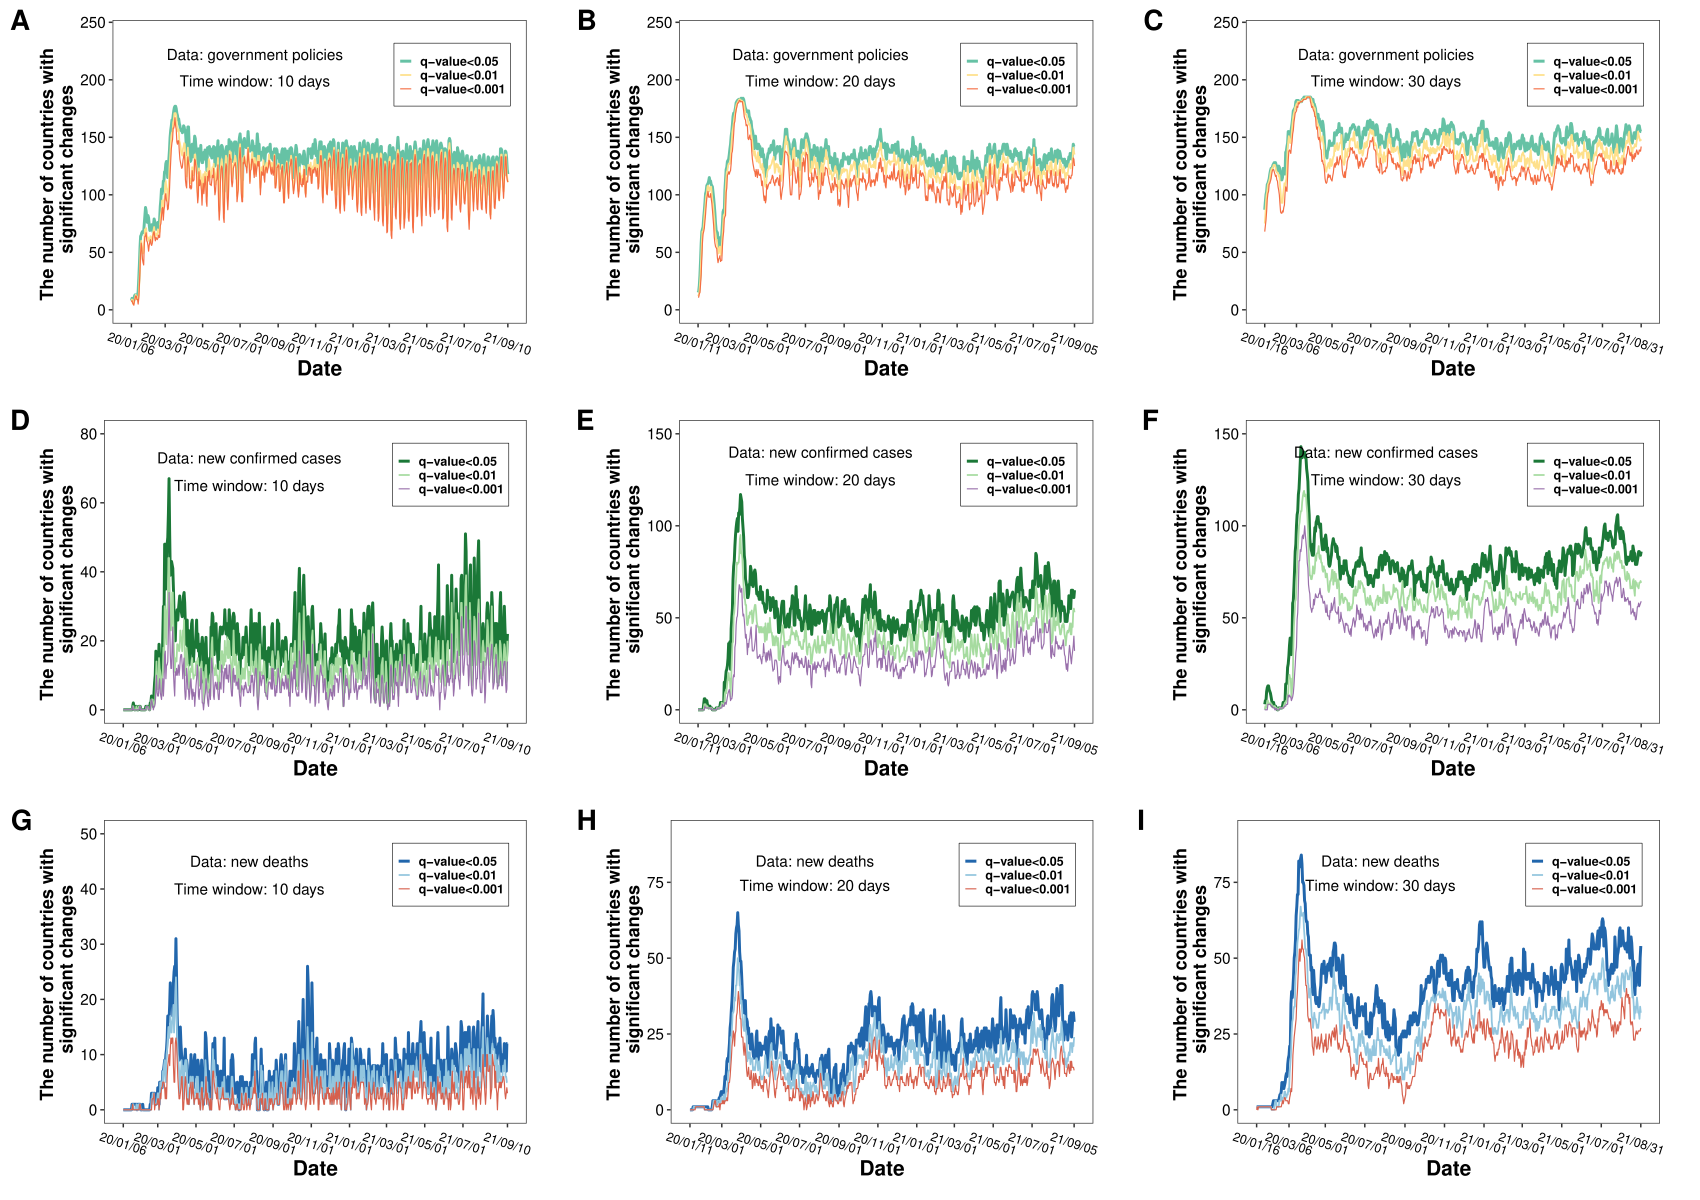

The R source for this figure:
library(readr)
A=read.csv('policy_10days.csv')
B=read.csv('policy_20days.csv')
C=read.csv('policy_30days.csv')
D=read.csv('confirm_10days.csv')
E=read.csv('confirm_20days.csv')
F1=read.csv('confirm_30days.csv')
G=read.csv('deaths_10days.csv')
H=read.csv('deaths_20days.csv')
I=read.csv('deaths_30days.csv')

Date<- as.character(seq.Date(from = as.Date("2020/01/01",format = "%Y/%m/%d"), to= as.Date("2021/09/15",format = "%Y/%m/%d"), by = "day"))
n=length(Date)



toPlot=A[,-c(1)]
library(reshape2)
library(ggplot2)
library(RColorBrewer)
toPlot=as.data.frame(t(toPlot))
Date <- as.Date(Date,"%Y-%m-%d")
toPlot[['index']] <- Date[6:619]
colnames(toPlot)=c('q-value<0.05','q-value<0.01','q-value<0.001','index')
toPlot<- melt(toPlot,'index')
mytheme <- theme(panel.grid.major = element_blank(),
                 panel.grid.minor = element_blank(),
                 plot.title = element_text(hjust = 0.5, size = 20),
                 axis.text.x = element_text(size = 9,color='black'),
                 axis.text.y = element_text(size = 11,color='black'),
                 axis.title.x=element_text(size=15,face="bold"),
                 axis.title.y=element_text(size=13,face="bold"),
                 plot.margin=unit(c(1,2,1,2), 'lines')
)
palette<-brewer.pal(11,"Spectral")[c(9,5,3)]

fig1 <- ggplot(data=toPlot,aes(index)) + 
  geom_line(aes(y=value,color=variable,size=variable)) +
  scale_colour_manual(values=palette) +
  scale_size_manual(values = c(1,0.6,0.4))+
  labs(x='Date',y='The number of countries with \n significant changes') +
  ylim(0,240)+
  theme_bw() +
  mytheme +
  theme(legend.position=c(0.82,0.82))+theme(legend.title = element_blank())+
  theme(legend.background = element_blank())+
  theme(legend.text = element_text(size=9,face="bold"))+
  theme(legend.key.size = unit(10, "pt"),
        legend.box.background = element_rect(color="black", size=0.2),
        legend.box.margin = margin(-3, -2, 2, -2))+
  scale_x_date(breaks =as.Date(c("2020-01-06","2020-03-01","2020-05-01","2020-07-01","2020-09-01","2020-11-01","2021-01-01","2021-03-01","2021-05-01","2021-07-01","2021-09-10")),date_labels="%y/%m/%d")+
  theme(axis.text.x = element_text(angle = 342, hjust = 0.5, vjust = 0.5))+
  annotate(geom='text',x=as.Date(c("2020-07-25")),y=222,label="Data: government policies",size=4)+
  annotate(geom='text',x=as.Date(c("2020-07-25")),y=199,label="Time window: 10 days",size=4)
fig1


Date<- as.character(seq.Date(from = as.Date("2020/01/01",format = "%Y/%m/%d"), to= as.Date("2021/09/15",format = "%Y/%m/%d"), by = "day"))
n=length(Date)
toPlot=B[,-c(1)]
library(reshape2)
library(ggplot2)
library(RColorBrewer)
toPlot=as.data.frame(t(toPlot))
Date <- as.Date(Date,"%Y-%m-%d")
toPlot[['index']] <- Date[11:614]
colnames(toPlot)=c('q-value<0.05','q-value<0.01','q-value<0.001','index')
toPlot<- melt(toPlot,'index')

palette<-brewer.pal(11,"Spectral")[c(9,5,3)]

fig2 <- ggplot(data=toPlot,aes(index)) + 
  geom_line(aes(y=value,color=variable,size=variable)) +
  scale_colour_manual(values=palette) +
  scale_size_manual(values = c(1,0.6,0.4))+
  labs(x='Date',y='The number of countries with \n significant changes') +
  ylim(0,240)+
  theme_bw() +
  mytheme +
  theme(legend.position=c(0.82,0.82))+theme(legend.title = element_blank())+
  theme(legend.background = element_blank())+
  theme(legend.text = element_text(size=9,face="bold"))+
  theme(legend.key.size = unit(10, "pt"),
        legend.box.background = element_rect(color="black", size=0.2),
        legend.box.margin = margin(-3, -2, 2, -2))+
  scale_x_date(breaks =as.Date(c("2020-01-11","2020-03-01","2020-05-01","2020-07-01","2020-09-01","2020-11-01","2021-01-01","2021-03-01","2021-05-01","2021-07-01","2021-09-05")),date_labels="%y/%m/%d")+
  theme(axis.text.x = element_text(angle = 342, hjust = 0.5, vjust = 0.5))+
  annotate(geom='text',x=as.Date(c("2020-07-25")),y=222,label="Data: government policies",size=4)+
  annotate(geom='text',x=as.Date(c("2020-07-25")),y=199,label="Time window: 20 days",size=4)
fig2



Date<- as.character(seq.Date(from = as.Date("2020/01/01",format = "%Y/%m/%d"), to= as.Date("2021/09/15",format = "%Y/%m/%d"), by = "day"))
n=length(Date)
toPlot=C[,-c(1)]
library(reshape2)
library(ggplot2)
library(RColorBrewer)
toPlot=as.data.frame(t(toPlot))
Date <- as.Date(Date,"%Y-%m-%d")
toPlot[['index']] <- Date[16:609]
colnames(toPlot)=c('q-value<0.05','q-value<0.01','q-value<0.001','index')
toPlot<- melt(toPlot,'index')

palette<-brewer.pal(11,"Spectral")[c(9,5,3)]

fig3 <- ggplot(data=toPlot,aes(index)) + 
  geom_line(aes(y=value,color=variable,size=variable)) +
  scale_colour_manual(values=palette) +
  scale_size_manual(values = c(1,0.6,0.4))+
  labs(x='Date',y='The number of countries with \n significant changes') +
  ylim(0,240)+
  theme_bw() +
  mytheme +
  theme(legend.position=c(0.82,0.82))+theme(legend.title = element_blank())+
  theme(legend.background = element_blank())+
  theme(legend.text = element_text(size=9,face="bold"))+
  theme(legend.key.size = unit(10, "pt"),
        legend.box.background = element_rect(color="black", size=0.2),
        legend.box.margin = margin(-3, -2, 2, -2))+
  scale_x_date(breaks =as.Date(c("2020-01-16","2020-03-06","2020-05-01","2020-07-01","2020-09-01","2020-11-01","2021-01-01","2021-03-01","2021-05-01","2021-07-01","2021-08-31")),date_labels="%y/%m/%d")+
  theme(axis.text.x = element_text(angle = 342, hjust = 0.5, vjust = 0.5))+
  annotate(geom='text',x=as.Date(c("2020-07-25")),y=222,label="Data: government policies",size=4)+
  annotate(geom='text',x=as.Date(c("2020-07-25")),y=199,label="Time window: 30 days",size=4)
fig3



Date<- as.character(seq.Date(from = as.Date("2020/01/01",format = "%Y/%m/%d"), to= as.Date("2021/09/15",format = "%Y/%m/%d"), by = "day"))
n=length(Date)
toPlot_confirm=D[,-c(1)]
library(reshape2)
library(ggplot2)
library(RColorBrewer)
toPlot_confirm=as.data.frame(t(toPlot_confirm))
Date <- as.Date(Date,"%Y-%m-%d")
toPlot_confirm[['index']] <- Date[6:619]
colnames(toPlot_confirm)=c('q-value<0.05','q-value<0.01','q-value<0.001','index')
toPlot_confirm<- melt(toPlot_confirm,'index')

palette<-brewer.pal(11,"PRGn")[c(10,8,3)]

fig4 <- ggplot(data=toPlot_confirm,aes(index)) + 
  geom_line(aes(y=value,color=variable,size=variable)) +
  scale_colour_manual(values=palette) +
  scale_size_manual(values = c(1,0.6,0.4))+
  labs(x='Date',y='The number of countries with \n significant changes') +
  ylim(0,80)+
  theme_bw() +
  mytheme +
  theme(legend.position=c(0.82,0.82))+theme(legend.title = element_blank())+
  theme(legend.background = element_blank())+
  theme(legend.text = element_text(size=9,face="bold"))+
  theme(legend.key.size = unit(10, "pt"),
        legend.box.background = element_rect(color="black", size=0.2),
        legend.box.margin = margin(-3, -2, 2, -2))+
  scale_x_date(breaks =as.Date(c("2020-01-06","2020-03-01","2020-05-01","2020-07-01","2020-09-01","2020-11-01","2021-01-01","2021-03-01","2021-05-01","2021-07-01","2021-09-10")),date_labels="%y/%m/%d")+
  theme(axis.text.x = element_text(angle = 342, hjust = 0.5, vjust = 0.5))+
  annotate(geom='text',x=as.Date(c("2020-07-25")),y=73,label="Data: new confirmed cases",size=3.8)+
  annotate(geom='text',x=as.Date(c("2020-07-25")),y=65,label="Time window: 10 days",size=3.8)
fig4



Date<- as.character(seq.Date(from = as.Date("2020/01/01",format = "%Y/%m/%d"), to= as.Date("2021/09/15",format = "%Y/%m/%d"), by = "day"))
n=length(Date)
toPlot_confirm=E[,-c(1)]
library(reshape2)
library(ggplot2)
library(RColorBrewer)
toPlot_confirm=as.data.frame(t(toPlot_confirm))
Date <- as.Date(Date,"%Y-%m-%d")
toPlot_confirm[['index']] <- Date[11:614]
colnames(toPlot_confirm)=c('q-value<0.05','q-value<0.01','q-value<0.001','index')
toPlot_confirm<- melt(toPlot_confirm,'index')

palette<-brewer.pal(11,"PRGn")[c(10,8,3)]

fig5 <- ggplot(data=toPlot_confirm,aes(index)) + 
  geom_line(aes(y=value,color=variable,size=variable)) +
  scale_colour_manual(values=palette) +
  scale_size_manual(values = c(1,0.6,0.4))+
  labs(x='Date',y='The number of countries with \n significant changes') +
  ylim(0,150)+
  theme_bw() +
  mytheme +
  theme(legend.position=c(0.82,0.82))+theme(legend.title = element_blank())+
  theme(legend.background = element_blank())+
  theme(legend.text = element_text(size=9,face="bold"))+
  theme(legend.key.size = unit(10, "pt"),
        legend.box.background = element_rect(color="black", size=0.2),
        legend.box.margin = margin(-3, -2, 2, -2))+
  scale_x_date(breaks =as.Date(c("2020-01-11","2020-03-01","2020-05-01","2020-07-01","2020-09-01","2020-11-01","2021-01-01","2021-03-01","2021-05-01","2021-07-01","2021-09-05")),date_labels="%y/%m/%d")+
  theme(axis.text.x = element_text(angle = 342, hjust = 0.5, vjust = 0.5))+
  annotate(geom='text',x=as.Date(c("2020-07-25")),y=140,label="Data: new confirmed cases",size=3.8)+
  annotate(geom='text',x=as.Date(c("2020-07-25")),y=125,label="Time window: 20 days",size=3.8)
fig5




Date<- as.character(seq.Date(from = as.Date("2020/01/01",format = "%Y/%m/%d"), to= as.Date("2021/09/15",format = "%Y/%m/%d"), by = "day"))
n=length(Date)
toPlot_confirm=F1[,-c(1)]
library(reshape2)
library(ggplot2)
library(RColorBrewer)
toPlot_confirm=as.data.frame(t(toPlot_confirm))
Date <- as.Date(Date,"%Y-%m-%d")
toPlot_confirm[['index']] <- Date[16:609]
colnames(toPlot_confirm)=c('q-value<0.05','q-value<0.01','q-value<0.001','index')
toPlot_confirm<- melt(toPlot_confirm,'index')

palette<-brewer.pal(11,"PRGn")[c(10,8,3)]

fig6 <- ggplot(data=toPlot_confirm,aes(index)) + 
  geom_line(aes(y=value,color=variable,size=variable)) +
  scale_colour_manual(values=palette) +
  scale_size_manual(values = c(1,0.6,0.4))+
  labs(x='Date',y='The number of countries with \n significant changes') +
  ylim(0,150)+
  theme_bw() +
  mytheme +
  theme(legend.position=c(0.82,0.82))+theme(legend.title = element_blank())+
  theme(legend.background = element_blank())+
  theme(legend.text = element_text(size=9,face="bold"))+
  theme(legend.key.size = unit(10, "pt"),
        legend.box.background = element_rect(color="black", size=0.2),
        legend.box.margin = margin(-3, -2, 2, -2))+
  scale_x_date(breaks =as.Date(c("2020-01-16","2020-03-06","2020-05-01","2020-07-01","2020-09-01","2020-11-01","2021-01-01","2021-03-01","2021-05-01","2021-07-01","2021-08-31")),date_labels="%y/%m/%d")+
  theme(axis.text.x = element_text(angle = 342, hjust = 0.5, vjust = 0.5))+
  annotate(geom='text',x=as.Date(c("2020-07-25")),y=140,label="Data: new confirmed cases",size=3.8)+
  annotate(geom='text',x=as.Date(c("2020-07-25")),y=125,label="Time window: 30 days",size=3.8)
fig6




Date<- as.character(seq.Date(from = as.Date("2020/01/01",format = "%Y/%m/%d"), to= as.Date("2021/09/15",format = "%Y/%m/%d"), by = "day"))
n=length(Date)
toPlot_deaths=I[,-c(1)]
library(reshape2)
library(ggplot2)
library(RColorBrewer)
toPlot_deaths=as.data.frame(t(toPlot_deaths))
Date <- as.Date(Date,"%Y-%m-%d")
toPlot_deaths[['index']] <- Date[16:609]
colnames(toPlot_deaths)=c('q-value<0.05','q-value<0.01','q-value<0.001','index')
toPlot_deaths<- melt(toPlot_deaths,'index')

palette<-brewer.pal(11,"RdBu")[c(10,8,3)]

fig9 <- ggplot(data=toPlot_deaths,aes(index)) + 
  geom_line(aes(y=value,color=variable,size=variable)) +
  scale_colour_manual(values=palette) +
  scale_size_manual(values = c(1,0.6,0.4))+
  labs(x='Date',y='The number of countries with \n significant changes') +
  ylim(0,91)+
  theme_bw() +
  mytheme +
  theme(legend.position=c(0.82,0.82))+theme(legend.title = element_blank())+
  theme(legend.background = element_blank())+
  theme(legend.text = element_text(size=9,face="bold"))+
  theme(legend.key.size = unit(10, "pt"),
        legend.box.background = element_rect(color="black", size=0.2),
        legend.box.margin = margin(-3, -2, 2, -2))+
  scale_x_date(breaks =as.Date(c("2020-01-16","2020-03-06","2020-05-01","2020-07-01","2020-09-01","2020-11-01","2021-01-01","2021-03-01","2021-05-01","2021-07-01","2021-08-31")),date_labels="%y/%m/%d")+
  theme(axis.text.x = element_text(angle = 342, hjust = 0.5, vjust = 0.5))+
  annotate(geom='text',x=as.Date(c("2020-07-25")),y=82,label="Data: new deaths",size=3.8)+
  annotate(geom='text',x=as.Date(c("2020-07-25")),y=74,label="Time window: 30 days",size=3.8)
fig9




Date<- as.character(seq.Date(from = as.Date("2020/01/01",format = "%Y/%m/%d"), to= as.Date("2021/09/15",format = "%Y/%m/%d"), by = "day"))
n=length(Date)
toPlot_deaths=H[,-c(1)]
library(reshape2)
library(ggplot2)
library(RColorBrewer)
toPlot_deaths=as.data.frame(t(toPlot_deaths))
Date <- as.Date(Date,"%Y-%m-%d")
toPlot_deaths[['index']] <- Date[11:614]
colnames(toPlot_deaths)=c('q-value<0.05','q-value<0.01','q-value<0.001','index')
toPlot_deaths<- melt(toPlot_deaths,'index')

palette<-brewer.pal(11,"RdBu")[c(10,8,3)]

fig8 <- ggplot(data=toPlot_deaths,aes(index)) + 
  geom_line(aes(y=value,color=variable,size=variable)) +
  scale_colour_manual(values=palette) +
  scale_size_manual(values = c(1,0.6,0.4))+
  labs(x='Date',y='The number of countries with \n significant changes') +
  ylim(0,91)+
  theme_bw() +
  mytheme +
  theme(legend.position=c(0.82,0.82))+theme(legend.title = element_blank())+
  theme(legend.background = element_blank())+
  theme(legend.text = element_text(size=9,face="bold"))+
  theme(legend.key.size = unit(10, "pt"),
        legend.box.background = element_rect(color="black", size=0.2),
        legend.box.margin = margin(-3, -2, 2, -2))+
  scale_x_date(breaks =as.Date(c("2020-01-11","2020-03-01","2020-05-01","2020-07-01","2020-09-01","2020-11-01","2021-01-01","2021-03-01","2021-05-01","2021-07-01","2021-09-05")),date_labels="%y/%m/%d")+
  theme(axis.text.x = element_text(angle = 342, hjust = 0.5, vjust = 0.5))+
  annotate(geom='text',x=as.Date(c("2020-07-25")),y=82,label="Data: new deaths",size=3.8)+
  annotate(geom='text',x=as.Date(c("2020-07-25")),y=74,label="Time window: 20 days",size=3.8)
fig8



Date<- as.character(seq.Date(from = as.Date("2020/01/01",format = "%Y/%m/%d"), to= as.Date("2021/09/15",format = "%Y/%m/%d"), by = "day"))
n=length(Date)
toPlot_deaths=G[,-c(1)]
library(reshape2)
library(ggplot2)
library(RColorBrewer)
toPlot_deaths=as.data.frame(t(toPlot_deaths))
Date <- as.Date(Date,"%Y-%m-%d")
toPlot_deaths[['index']] <- Date[6:619]
colnames(toPlot_deaths)=c('q-value<0.05','q-value<0.01','q-value<0.001','index')
toPlot_deaths<- melt(toPlot_deaths,'index')

palette<-brewer.pal(11,"RdBu")[c(10,8,3)]

fig7 <- ggplot(data=toPlot_deaths,aes(index)) + 
  geom_line(aes(y=value,color=variable,size=variable)) +
  scale_colour_manual(values=palette) +
  scale_size_manual(values = c(1,0.6,0.4))+
  labs(x='Date',y='The number of countries with \n significant changes') +
  ylim(0,50)+
  theme_bw() +
  mytheme +
  theme(legend.position=c(0.82,0.82))+theme(legend.title = element_blank())+
  theme(legend.background = element_blank())+
  theme(legend.text = element_text(size=9,face="bold"))+
  theme(legend.key.size = unit(10, "pt"),
        legend.box.background = element_rect(color="black", size=0.2),
        legend.box.margin = margin(-3, -2, 2, -2))+
  scale_x_date(breaks =as.Date(c("2020-01-06","2020-03-01","2020-05-01","2020-07-01","2020-09-01","2020-11-01","2021-01-01","2021-03-01","2021-05-01","2021-07-01","2021-09-10")),date_labels="%y/%m/%d")+
  theme(axis.text.x = element_text(angle = 342, hjust = 0.5, vjust = 0.5))+
  annotate(geom='text',x=as.Date(c("2020-07-25")),y=45,label="Data: new deaths",size=3.8)+
  annotate(geom='text',x=as.Date(c("2020-07-25")),y=40,label="Time window: 10 days",size=3.8)
fig7





library(cowplot)
plot_grid(fig1,fig2,fig3,fig4,fig5,fig6,fig7,fig8,fig9, labels = c("A", "B", "C", "D",'E','F','G','H','I'),label_size=20,ncol = 3)
